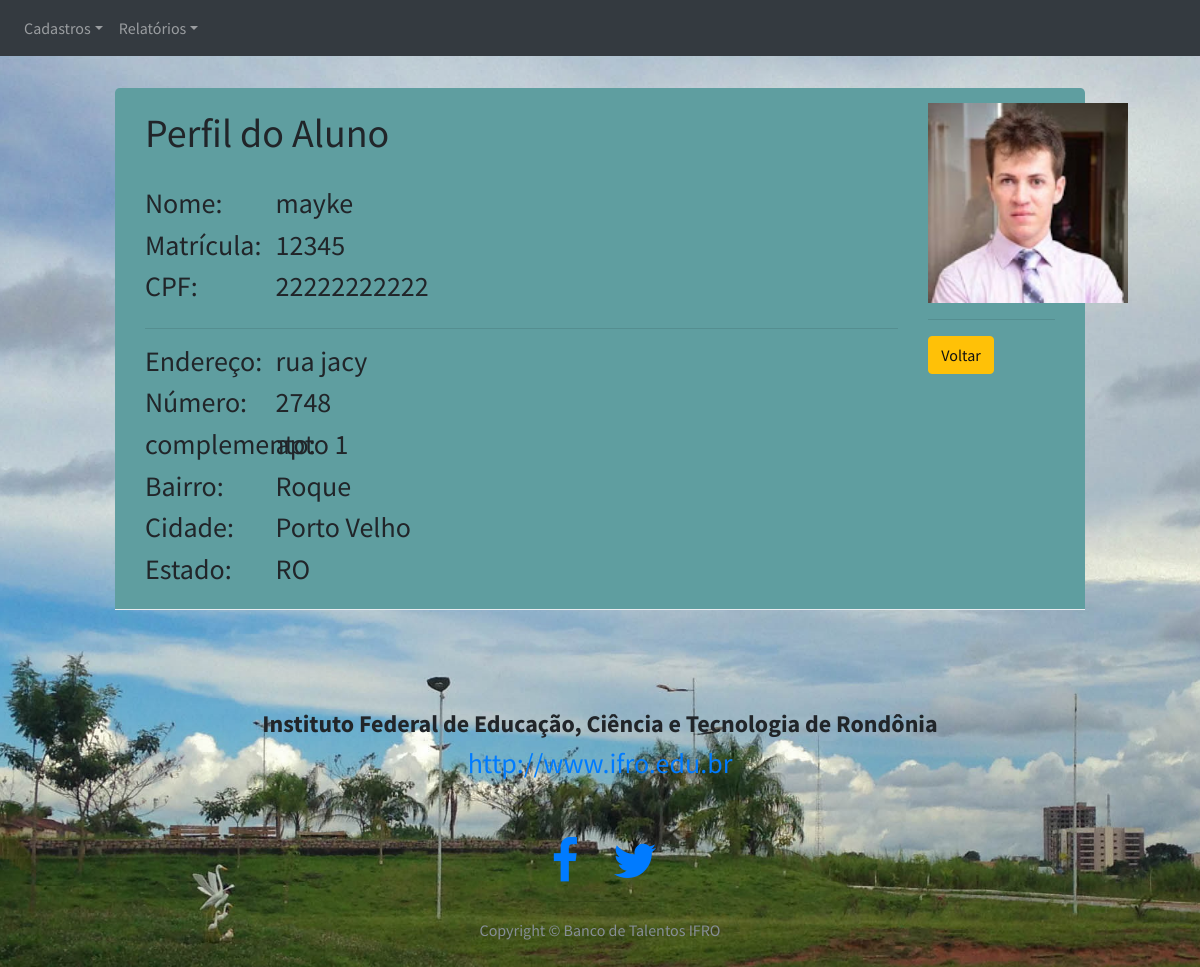
Page /viewAluno/1/ on the committed database.
### models.py (models this page shows, shortened)
class Pessoa(db.Model):
    __tablename__ = "pessoas"
    __table_args__ = {'extend_existing': True}
    __mapper_args__ = {'polymorphic_identity': 'pessoa'}
    id = db.Column(db.Integer, autoincrement=True, primary_key=True)
    nome        = db.Column(db.String(100))
    endereco    = db.Column(db.String(50))
    num         = db.Column(db.String(10))
    complemento = db.Column(db.String(40))
    bairro      = db.Column(db.String(50))
    cidade      = db.Column(db.String(50))
    uf          = db.Column(db.String(50))
    imagem      = db.Column(db.String(80))
    telefone    = db.Column(db.String(15))
    email    = db.Column(db.String(15), unique= True)
    password = db.Column(db.String(10))
    tipo     = db.Column(db.Integer)  # 1 para IFRO - 2 para VISITANTE

class Aluno(Pessoa):
    __tablename__ = "alunos"
    __table_args__ = {'extend_existing': True}
    __mapper_args__ = {'polymorphic_identity': 'aluno'}
    id = db.Column(db.Integer, db.ForeignKey('pessoas.id'), primary_key=True)
    cpf = db.Column(db.String(11))
    matricula = db.Column(db.Integer)

### app.py (the view)
@app.route('/viewAluno/<idAluno>/')
def viewAluno(idAluno):
    aluno = models.Aluno.query.filter_by(id=idAluno).first()
    return render_template('viewAluno.html', aluno=aluno)

### app.py (called while the page is built)
@login_manager.request_loader
def request_loader(request):
    email = request.form.get('email')
    if email not in users:
        return #'Não existe o e-mail {} cadastrado no banco'.format(email)
    user = User()
    user.id = email
    return user

### templates/viewAluno.html (shortened to what this page needs)
{% extends 'base_ifro_view_edit.html' %}
{% block conteudo %}
<br>
<br>
<div class="container col-md-10" >
    <div class="modal-header" style="background: cadetblue">
        <div class="col-md-10">
            <h1 class="modal-title">Perfil do Aluno</h1>
            <br>
            <div class="row">
                <div class="col-md-2">
                    <h3>Nome: </h3>
                    <h3>Matrícula: </h3>
                    <h3>CPF: </h3>
                </div>
                <div class="col-md-10">
                    <h3 class="media-heading">{{ aluno.nome}}</h3>
                    <h3 class="media-heading">{{ aluno.matricula}}</h3>
                    <h3 class="media-heading">{{ aluno.cpf}}</h3>
                </div>
            </div>
            <hr>
            <div class="row">
                <div class="col-md-2">
                    <h3>Endereço: </h3>
                    <h3>Número: </h3>
                    <h3>complemento: </h3>
                    <h3>Bairro: </h3>
                    <h3>Cidade: </h3>
                    <h3>Estado: </h3>
                </div>
                <div class="col-md-10">
                    <h3 class="media-heading">{{ aluno.endereco}}</h3>
                    <h3 class="media-heading">{{ aluno.num}}</h3>
                    <h3 class="media-heading">{{ aluno.complemento}}</h3>
                    <h3 class="media-heading">{{ aluno.bairro}}</h3>
                    <h3 class="media-heading">{{ aluno.cidade}}</h3>
                    <h3 class="media-heading">{{ aluno.uf}}</h3>
                </div>
            </div>
        </div>
        <div class="col-md-2">
            <img src="../../static/img/pessoasImg/{{aluno.imagem}}.jpg" name="aboutme" width="200" height="200" border="0" class="img-circle">
            <hr>
            <a href="/listarAlunos" class="btn btn-warning">Voltar</a>
        </div>
    </div>
</div>
{% endblock %}

### static/css/stylish-portfolio.css (style rules this page uses)
html, body { width: 100%; height: 100%; }
body { font-family: 'Source Sans Pro', 'Helvetica Neue', Helvetica, Arial, sans-serif; background: url(../img/parque_cidade.jpg ) no-repeat center center scroll ; -webkit-background-size: cover; -moz-background-size: cover; -o-background-size: cover; background-size: cover; }

### static/css/signin.css (style rules this page uses)
body { padding-top: 40px; padding-bottom: 40px; background-color: #eee; }

### rows in the picture
Pessoa: nome "mayke", endereco "rua jacy", num "2748", complemento "apto 1", bairro "Roque", cidade "Porto Velho", uf "RO"
Aluno: matricula "12345", cpf "22222222222"
